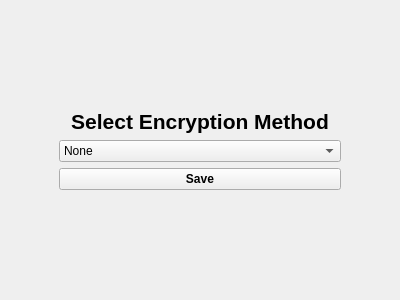
<?xml version='1.0' encoding='utf-8'?>
<ui version="4.0">
 <class>EncryptionForm</class>
 <widget class="QCustomComponent" name="EncryptionForm">
  <property name="geometry">
   <rect>
    <x>0</x>
    <y>0</y>
    <width>400</width>
    <height>300</height>
   </rect>
  </property>
  <property name="windowTitle">
   <string>CustomComponent</string>
  </property>
  <layout class="QVBoxLayout" name="verticalLayout">
   <item alignment="Qt::AlignmentFlag::AlignHCenter|Qt::AlignmentFlag::AlignVCenter">
    <widget class="QWidget" name="widget" native="true">
     <property name="minimumSize">
      <size>
       <width>300</width>
       <height>0</height>
      </size>
     </property>
     <layout class="QVBoxLayout" name="verticalLayout_2">
      <item>
       <widget class="QLabel" name="label">
        <property name="font">
         <font>
          <pointsize>16</pointsize>
          <bold>true</bold>
         </font>
        </property>
        <property name="text">
         <string>Select Encryption Method</string>
        </property>
        <property name="alignment">
         <set>Qt::AlignmentFlag::AlignCenter</set>
        </property>
       </widget>
      </item>
      <item>
       <widget class="QComboBox" name="encryptionCombo">
        <item>
         <property name="text">
          <string>None</string>
         </property>
        </item>
        <item>
         <property name="text">
          <string>AES-256 Active</string>
         </property>
        </item>
        <item>
         <property name="text">
          <string>ChaCha20 Active</string>
         </property>
        </item>
        <item>
         <property name="text">
          <string>XOR Active</string>
         </property>
        </item>
        <item>
         <property name="text">
          <string>PBK Active</string>
         </property>
        </item>
       </widget>
      </item>
      <item>
       <widget class="QPushButton" name="saveBtn">
        <property name="font">
         <font>
          <bold>true</bold>
         </font>
        </property>
        <property name="text">
         <string>Save</string>
        </property>
       </widget>
      </item>
     </layout>
    </widget>
   </item>
  </layout>
 </widget>
 <customwidgets>
  <customwidget>
   <class>QCustomComponent</class>
   <extends>QWidget</extends>
   <header>Custom_Widgets.QCustomComponent</header>
   <container>1</container>
  </customwidget>
 <customwidget><class>QPushButton</class><extends>QPushButton</extends><header location="global">Custom_Widgets.Theme.h</header><container>1</container></customwidget><customwidget><class>QLabel</class><extends>QLabel</extends><header location="global">Custom_Widgets.Theme.h</header><container>1</container></customwidget></customwidgets>
 <connections />
</ui>
